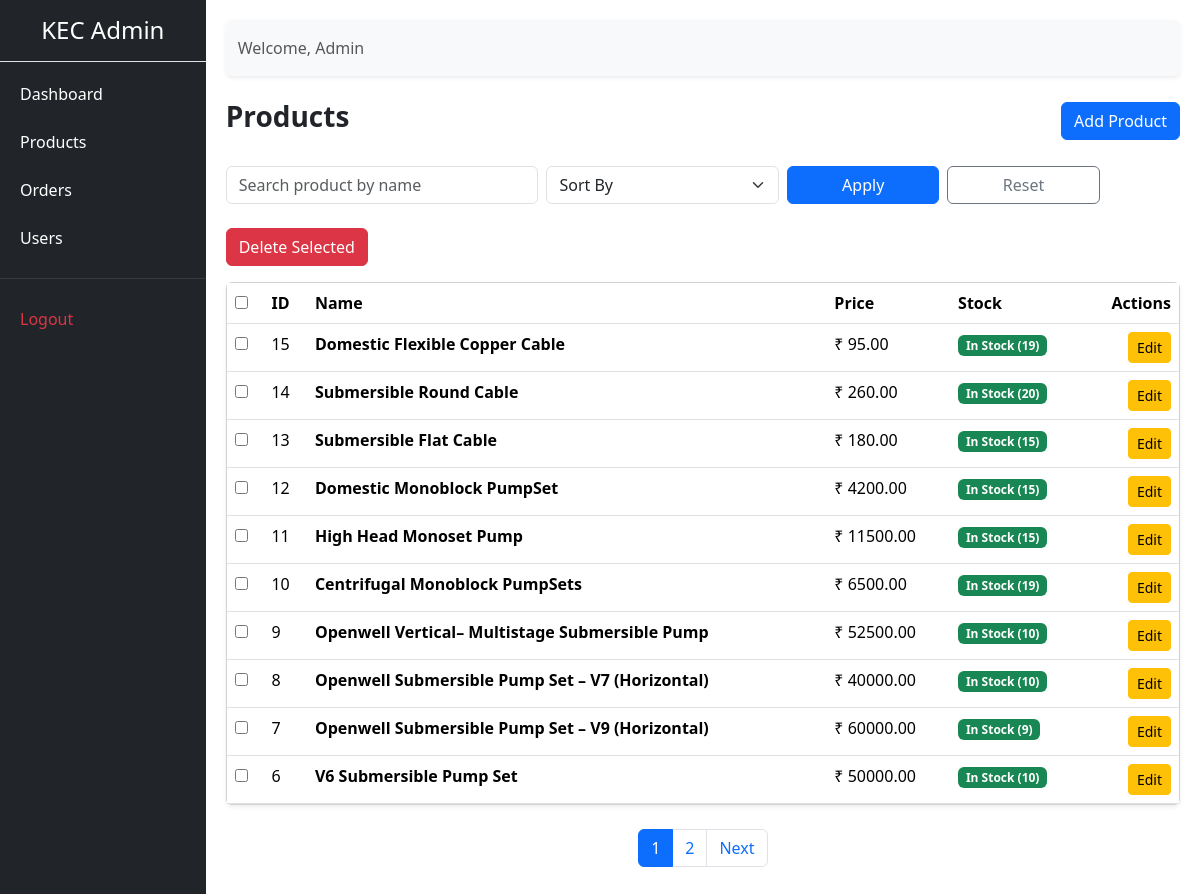
Screenshot of /admin-panel/products/ (signed in) with the database file from the repository.
### store/models.py (models this page shows, shortened)
class Product(models.Model):
    category = models.ForeignKey(Category, on_delete=models.CASCADE, related_name="products")
    name = models.CharField(max_length=200)
    slug = models.SlugField(unique=True)
    model_number = models.CharField(max_length=100, blank=True, null=True)
    description = models.TextField(blank=True)
    image = models.ImageField(upload_to='products/', blank=True, null=True)
    price = models.DecimalField(max_digits=10, decimal_places=2)
    stock = models.PositiveIntegerField(default=0)
    is_available = models.BooleanField(default=True)
    motor_power_hp = models.DecimalField(
        max_digits=4, decimal_places=2, null=True, blank=True
    )
    max_head_m = models.PositiveIntegerField(null=True, blank=True)
    max_flow_lpm = models.PositiveIntegerField(null=True, blank=True)
    max_depth_ft = models.PositiveIntegerField(null=True, blank=True)
    phase = models.CharField(
        max_length=10,
        choices=[('single', 'Single Phase'), ('three', 'Three Phase')],
        null=True, blank=True
    )
    usage_type = models.CharField(
        max_length=20,
        choices=[
            ('domestic', 'Domestic'),
            ('agriculture', 'Agriculture'),
            ('industrial', 'Industrial')
        ],
        null=True, blank=True
    )

### adminpanel/views.py (the view)
# urls.py: path('products/', views.product_list, name='product_list'),
@login_required(login_url='adminpanel:login')
@user_passes_test(is_admin)
def product_list(request):
    products = Product.objects.all()
    search_query = request.GET.get('q', '').strip()
    if search_query:
        products = products.filter(name__icontains=search_query)
    sort_by = request.GET.get('sort', '')
    if sort_by == 'price_asc':
        products = products.order_by('price')
    elif sort_by == 'price_desc':
        products = products.order_by('-price')
    elif sort_by == 'stock_asc':
        products = products.order_by('stock')
    elif sort_by == 'stock_desc':
        products = products.order_by('-stock')
    else:
        products = products.order_by('-id')  # default: newest first
    paginator = Paginator(products, 10)
    page_number = request.GET.get('page')
    page_obj = paginator.get_page(page_number)
    context = {
        'products': page_obj,
        'search_query': search_query,
        'sort_by': sort_by,
    }
    return render(request, 'adminpanel/products/product_list.html', context)

### adminpanel/views.py (called while the page is built)
def is_admin(user):
    return user.is_authenticated and user.is_staff

### store/context_processors.py (called while the page is built)
def wishlist_count(request):
    if request.user.is_authenticated:
        count = Wishlist.objects.filter(user=request.user).count()
    else:
        count = 0
    return {'wishlist_count': count}

### adminpanel/templates/adminpanel/products/product_list.html (shortened to what this page needs)
{% extends 'adminpanel/base.html' %}
{% block content %}
<div class="d-flex justify-content-between align-items-center mb-4">
    <h3 class="fw-bold">Products</h3>
    <a href="{% url 'adminpanel:product_add' %}" class="btn btn-primary">
        Add Product
    </a>
</div>
<form method="get" class="row g-2 mb-4">
    <div class="col-md-4">
        <input type="text"
               name="q"
               value="{{ search_query }}"
               class="form-control"
               placeholder="Search product by name">
    </div>
    <div class="col-md-3">
        <select name="sort" class="form-select">
            <option value="">Sort By</option>
        </select>
    </div>
    <div class="col-md-2">
        <button class="btn btn-primary w-100">Apply</button>
    </div>
    <div class="col-md-2">
        <a href="{% url 'adminpanel:product_list' %}"
           class="btn btn-outline-secondary w-100">
            Reset
        </a>
    </div>
</form>
<form method="post" action="{% url 'adminpanel:product_bulk_delete' %}">
    <div class="d-flex justify-content-between align-items-center mb-3">
        <button type="submit"
                class="btn btn-danger"
                onclick="return confirm('Delete selected products?')">
            Delete Selected
        </button>
    </div>
    <div class="card shadow-sm">
        <div class="card-body p-0">
            <table class="table admin-table mb-0">
                <thead>
                    <tr>
                        <th>
                            <input type="checkbox" id="select-all">
                        </th>
                        <th>ID</th>
                        <th>Name</th>
                        <th>Price</th>
                        <th>Stock</th>
                        <th class="text-end">Actions</th>
                    </tr>
                </thead>
                <tbody>
                    {% for product in products %}
                    <tr>
                        <td>
                            <input type="checkbox"
                                   name="product_ids"
                                   value="{{ product.id }}"
                                   class="product-checkbox">
                        </td>
                        <td>{{ product.id }}</td>
                        <td class="fw-semibold">{{ product.name }}</td>
                        <td>₹ {{ product.price }}</td>
                        <td>
                            {% if product.stock > 0 %}
                                <span class="badge bg-success">
                                    In Stock ({{ product.stock }})
                                </span>
                            {% else %}
                                <span class="badge bg-danger">
                                    Out of Stock (0)
                                </span>
                            {% endif %}
                        </td>
                        <td class="text-end">
                            <a href="{% url 'adminpanel:product_edit' product.id %}"
                               class="btn btn-sm btn-warning">
                                Edit
                            </a>
                        </td>
                    </tr>
                    {% empty %}
                    <tr>
                        <td colspan="6" class="text-center py-4 text-muted">
                            No products found
                        </td>
                    </tr>
                    {% endfor %}
                </tbody>
            </table>
        </div>
    </div>
</form>
{% if products.paginator.num_pages > 1 %}
<nav class="mt-4">
    <ul class="pagination justify-content-center">
        {% for num in products.paginator.page_range %}
        <li class="page-item {% if products.number == num %}active{% endif %}">
            <a class="page-link"
                href="?page={{ num }}
                {% if sort_by %}&sort={{ sort_by }}{% endif %}">
                {{ num }}
            </a>
        </li>
        {% endfor %}
        {% if products.has_next %}
        <li class="page-item">
            <a class="page-link"
                href="?page={{ products.next_page_number }}
                {% if sort_by %}&sort={{ sort_by }}{% endif %}">
                Next
            </a>
        </li>
        {% endif %}
    </ul>
</nav>
{% endif %}
{% endblock %}

### adminpanel/templates/adminpanel/base.html (shortened to what this page needs)
<!DOCTYPE html>
<html lang="en">
<head>
    <link href="https://cdn.jsdelivr.net/npm/bootstrap@5.3.2/dist/css/bootstrap.min.css" rel="stylesheet">
    <link href="https://cdn.jsdelivr.net/npm/bootstrap-icons@1.11.1/font/bootstrap-icons.css" rel="stylesheet">
    <link href="https://cdn.jsdelivr.net/npm/bootstrap-icons@1.11.1/font/bootstrap-icons.css" rel="stylesheet">
</head>
<body>
<div class="d-flex">
    <div class="sidebar">
        <h4 class="text-white text-center py-3 border-bottom">KEC Admin</h4>
        <a href="{% url 'adminpanel:dashboard' %}">Dashboard</a>
        <a href="{% url 'adminpanel:product_list' %}">Products</a>
        <a href="{% url 'adminpanel:order_list' %}">Orders</a>
        <a href="{% url 'adminpanel:user_list' %}">Users</a>
        <hr class="text-secondary">
        <a href="{% url 'adminpanel:logout' %}" class="text-danger">Logout</a>
    </div>
    <div class="content">
        <nav class="navbar navbar-light bg-light mb-4 rounded shadow-sm">
            <div class="container-fluid">
                <span class="navbar-text">
                    Welcome, {{ request.user.username }}
                </span>
            </div>
        </nav>
        {% block content %}
        {% endblock %}
    </div>
</div>
</body>
</html>

### adminpanel/templates/adminpanel/base.html (style rules this page uses)
body { min-height: 100vh; }
.sidebar { width: 250px; min-height: 100vh; background-color: #212529; }
.sidebar a { color: #fff; text-decoration: none; display: block; padding: 12px 20px; }
.content { width: 100%; padding: 20px; }

### rows the page displays
Product: id "15", name "Domestic Flexible Copper Cable", price "95.00", stock "19"
Product: id "14", name "Submersible Round Cable", price "260.00", stock "20"
Product: id "13", name "Submersible Flat Cable", price "180.00", stock "15"
Product: id "12", name "Domestic Monoblock PumpSet", price "4200.00", stock "15"
Product: id "11", name "High Head Monoset Pump", price "11500.00", stock "15"
Product: id "10", name "Centrifugal Monoblock PumpSets", price "6500.00", stock "19"
Product: id "9", name "Openwell Vertical– Multistage Submersible Pump", price "52500.00", stock "10"
Product: id "8", name "Openwell Submersible Pump Set – V7 (Horizontal)", price "40000.00", stock "10"
Product: id "7", name "Openwell Submersible Pump Set – V9 (Horizontal)", price "60000.00", stock "9"
Product: id "6", name "V6 Submersible Pump Set", price "50000.00", stock "10"

### other values shown
{{ request.user.username }} "Admin"
{{ num }} "1" "2"
